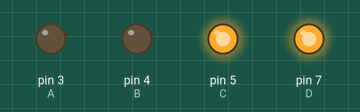
The sketch below on a simulated Arduino Uno, built with avr-gcc and run on an emulated ATmega328P. Shown: output pins drawn as LEDs (lit = HIGH).

Above: at 0.5 s.
At 1.5 s:
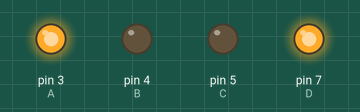
At 2.5 s:
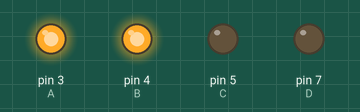
At 3.5 s:
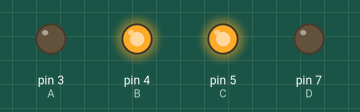
Timing chart, 0 to 5.2 s (numbered marks = the images above):
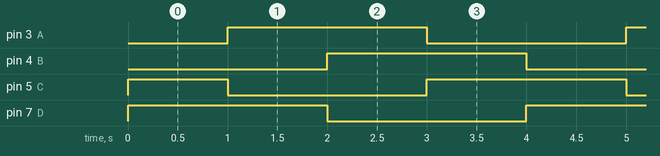

Measured:
- by itself, pin 3 (A), pin 4 (B), pin 7 (D): alternates HIGH for 2.0 s and LOW for 2.0 s
- by itself, pin 5 (C): repeats every 4.0 s: LOW 2.0 s, HIGH 2.0 s
- by itself, everything shown: repeats every 4.0 s, in 4 steps

The sketch:

PSDM_6_percobaan_1.ino
```cpp
//PSDM 6
//Muhammad Ramdan
//1904637
//Percobaan 1

int A=3;
int B=4;
int C=5;
int D=7;

void setup() {
  pinMode(A, OUTPUT);
  pinMode(B, OUTPUT);
  pinMode(C, OUTPUT);
  pinMode(D, OUTPUT);
}

void pergerakan_1() {
  digitalWrite(A,00);
  digitalWrite(D,1);
  digitalWrite(B,00);
  digitalWrite(C,1);
}

void pergerakan_2() {
  digitalWrite(A,1);
  digitalWrite(D,1);
  digitalWrite(B,00);
  digitalWrite(C,00);
}

void pergerakan_3() {
  digitalWrite(A,1);
  digitalWrite(D,00);
  digitalWrite(B,1);
  digitalWrite(C,00);
}

void pergerakan_4() {
  digitalWrite(A,00);
  digitalWrite(D,00);
  digitalWrite(B,1);
  digitalWrite(C,1);
}

void pergerakan() {
  pergerakan_1(); delay(1000);
  pergerakan_2(); delay(1000);
  pergerakan_3(); delay(1000);
  pergerakan_4(); delay(1000);
}

void loop() {
  pergerakan();
}
```
